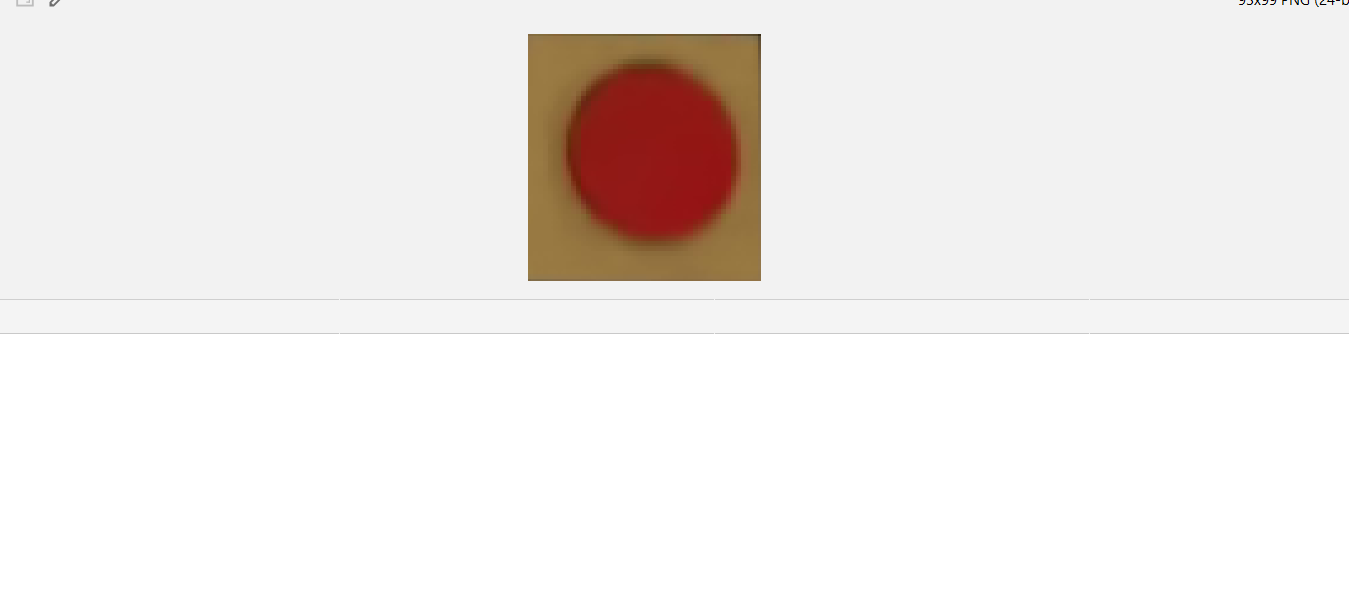
#> input picture pics/scr.png, 1349 x 613 px
$ python -i detectColors.py   (imports and definitions only)
#> lines starting #> are read from the running program, lines starting #| are printed output that depends on the picture; after the words box and inside, x2 and y2 are one past the last pixel; in counts of white or black regions, pixels touching at a corner belong together
# Importing Libraries
import cv2
import numpy as np
from matplotlib import pyplot as plt
import math

import requests
import cv2
import numpy as np
import imutils


def tryfunc():
      def nothing(x):
            pass

      # Load image
      image = cv2.imread('../pics/scr.png')
#> image is the input picture: shape (613, 1349, 3); mean B, G, R 234.1, 236.4, 241

      # Create a window
      cv2.namedWindow('image')

      # Create trackbars for color change
      # Hue is from 0-179 for Opencv
      cv2.createTrackbar('HMin', 'image', 0, 179, nothing)
#> slider 'HMin' is set to 35
      cv2.createTrackbar('SMin', 'image', 0, 255, nothing)
#> slider 'SMin' is set to 51
      cv2.createTrackbar('VMin', 'image', 0, 255, nothing)
#> slider 'VMin' is set to 51
      cv2.createTrackbar('HMax', 'image', 0, 179, nothing)
#> slider 'HMax' is set to 179
      cv2.createTrackbar('SMax', 'image', 0, 255, nothing)
#> slider 'SMax' is set to 255
      cv2.createTrackbar('VMax', 'image', 0, 255, nothing)
#> slider 'VMax' is set to 255

      # Set default value for Max HSV trackbars
      cv2.setTrackbarPos('HMax', 'image', 179)
      cv2.setTrackbarPos('SMax', 'image', 255)
      cv2.setTrackbarPos('VMax', 'image', 255)

      # Initialize HSV min/max values
      hMin = sMin = vMin = hMax = sMax = vMax = 0
      phMin = psMin = pvMin = phMax = psMax = pvMax = 0

      while (1):
            # Get current positions of all trackbars
            hMin = cv2.getTrackbarPos('HMin', 'image')
            sMin = cv2.getTrackbarPos('SMin', 'image')
            vMin = cv2.getTrackbarPos('VMin', 'image')
            hMax = cv2.getTrackbarPos('HMax', 'image')
            sMax = cv2.getTrackbarPos('SMax', 'image')
            vMax = cv2.getTrackbarPos('VMax', 'image')

            # Set minimum and maximum HSV values to display
            lower = np.array([hMin, sMin, vMin])
            upper = np.array([hMax, sMax, vMax])

            # Convert to HSV format and color threshold
            hsv = cv2.cvtColor(image, cv2.COLOR_BGR2HSV)
#> hsv: shape (613, 1349, 3); mean H, S, V 0.8, 12.3, 241
            mask = cv2.inRange(hsv, lower, upper)
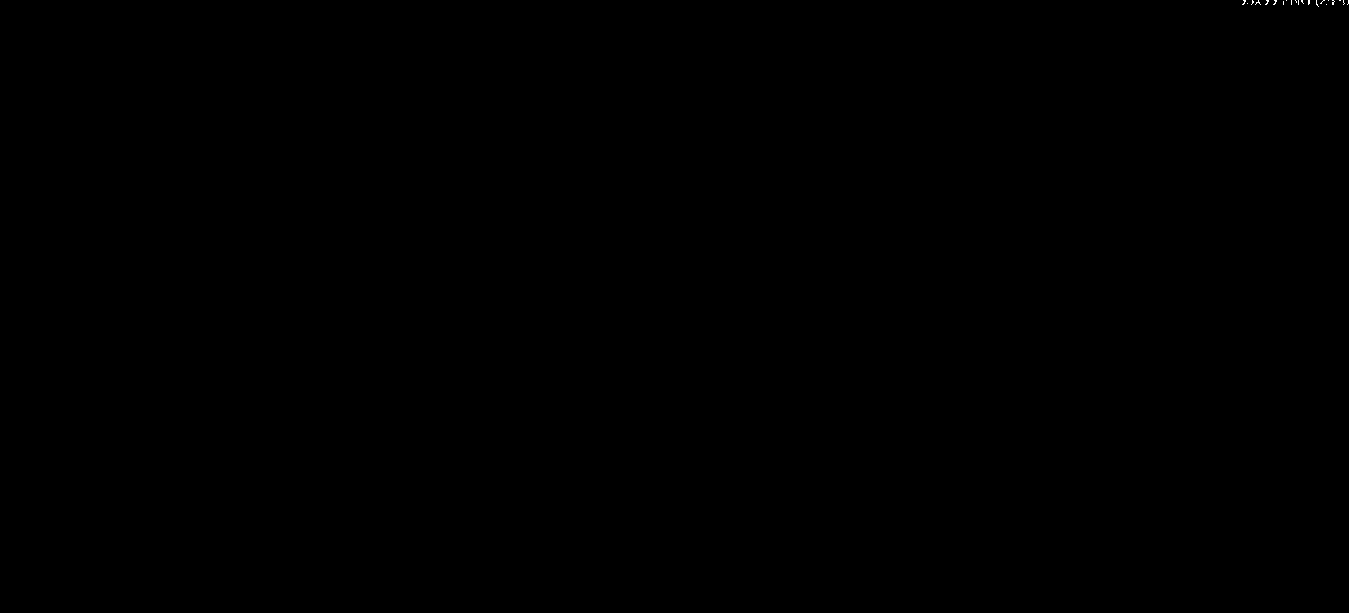
#> mask: shape (613, 1349); 0.01% white in thin lines or dots, all inside (x1, y1, x2, y2) = (1242, 0, 1349, 7)
            result = cv2.bitwise_and(image, image, mask=mask)

            # Print if there is a change in HSV value
            if ((phMin != hMin) | (psMin != sMin) | (pvMin != vMin) | (phMax != hMax) | (psMax != sMax) | (
                    pvMax != vMax)):
                  print("(hMin = %d , sMin = %d, vMin = %d), (hMax = %d , sMax = %d, vMax = %d)" % (
                        hMin, sMin, vMin, hMax, sMax, vMax))
                  phMin = hMin
                  psMin = sMin
                  pvMin = vMin
                  phMax = hMax
                  psMax = sMax
                  pvMax = vMax

            # Display result image
            cv2.imshow('image', result)
            if cv2.waitKey(10) & 0xFF == ord('q'):
#> (key q is pressed here)
                  break

      cv2.destroyAllWindows()

class redObject:
  def __init__(self):
        # Capturing video
        vid = cv2.VideoCapture(0, cv2.CAP_DSHOW)
        # While loop to continuously fetching data from the Url
        while True:
              ret, frame = vid.read()
              frame = imutils.resize(frame, width=1200, height=2000)
              # Plotting four circles on the video of the object you want to        see the transformation of.


              # ColorSpace
              hsvFrame = cv2.cvtColor(frame, cv2.COLOR_BGR2HSV)

              # [5 lines of commented-out code are left out]
              red_lower = np.array([0, 190, 21], np.uint8)
              red_upper = np.array([78, 255, 255], np.uint8)
              red_mask = cv2.inRange(hsvFrame, red_lower, red_upper)
              if cv2.countNonZero(red_mask) > 0:
                    print('Red is present!')
              else:
                    print('No red!!!')
              red_mask = cv2.bitwise_and(frame, frame, mask=red_mask)
              cv2.imshow("red_mask", red_mask)
              # Set range for blue color
              blue_lower = np.array([45, 115, 103], np.uint8)
              blue_upper = np.array([123, 255, 255], np.uint8)

              blue_mask = cv2.inRange(hsvFrame, blue_lower, blue_upper)
              blue_mask = cv2.bitwise_and(frame, frame, mask=blue_mask)
              cv2.imshow("blue_mask", blue_mask)


              if cv2.waitKey(1) & 0xff == 27:
                    cv2.destroyAllWindows()

>>> result = tryfunc()
